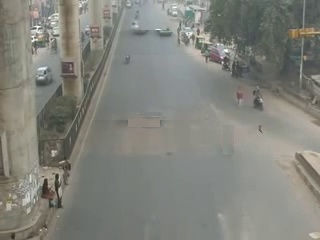
#> input picture feedToDensity/bg/background.jpg, 320 x 240 px
$ python density_evaluation2.py   (older library calls are emulated)
#> lines starting #> are read from the running program, lines starting #| are printed output that depends on the picture
import cv2
import numpy as np
import math
import time
import json

t_retval = []
tracked_conts = []
tracked_blobs = []

# ============================================================================

class Vehicle(object):
    ##takes in vehicle id and position
    # [7 lines left out: function __init__, not called in this run]

    @property
    def last_position(self):
        return self.positions[-1]
    @property
    def last_position2(self):
        return self.positions[-2]


    ##append new positions to positions array
    # [4 lines left out: function add_position, not called in this run]

# =============================================================================

class VehicleCounter(object):
    # [149 lines left out: functions __init__, get_vector, is_valid_vector, update_vehicle, update_count, not called in this run]

# ====================================================================

blobs = [] # a list of tracked blobs

car_counter = None  # will be created later

frame_no = 0

# Blob size limit before we consider it for tracking.
CONTOUR_WIDTH = 25
CONTOUR_HEIGHT = 20

# Blob smoothing function, to join 'gaps' in cars
SMOOTH = max(2,int(round((CONTOUR_WIDTH**0.5)/2,0)))


default_bg = cv2.imread('bg/background.jpg')
#> default_bg is the input picture: shape (240, 320, 3); mean B, G, R 123.9, 130.9, 130
default_bg = cv2.cvtColor(default_bg, cv2.COLOR_BGR2HSV)
#> default_bg: shape (240, 320, 3); mean H, S, V 45.9, 19.6, 132.7
(_, avgSat, default_bg) = cv2.split(default_bg)
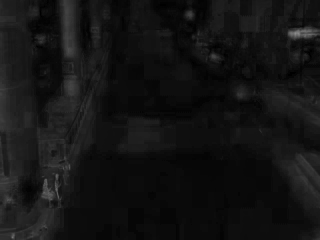
#> avgSat: shape (240, 320); min 0, max 139, mean 19.6
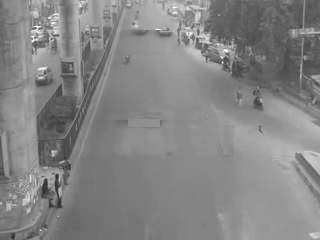
#> default_bg: shape (240, 320); min 41, max 255, mean 132.7
avg = default_bg.copy().astype("float")

#> (the run stopped early here; a loop or call above may not have finished)
